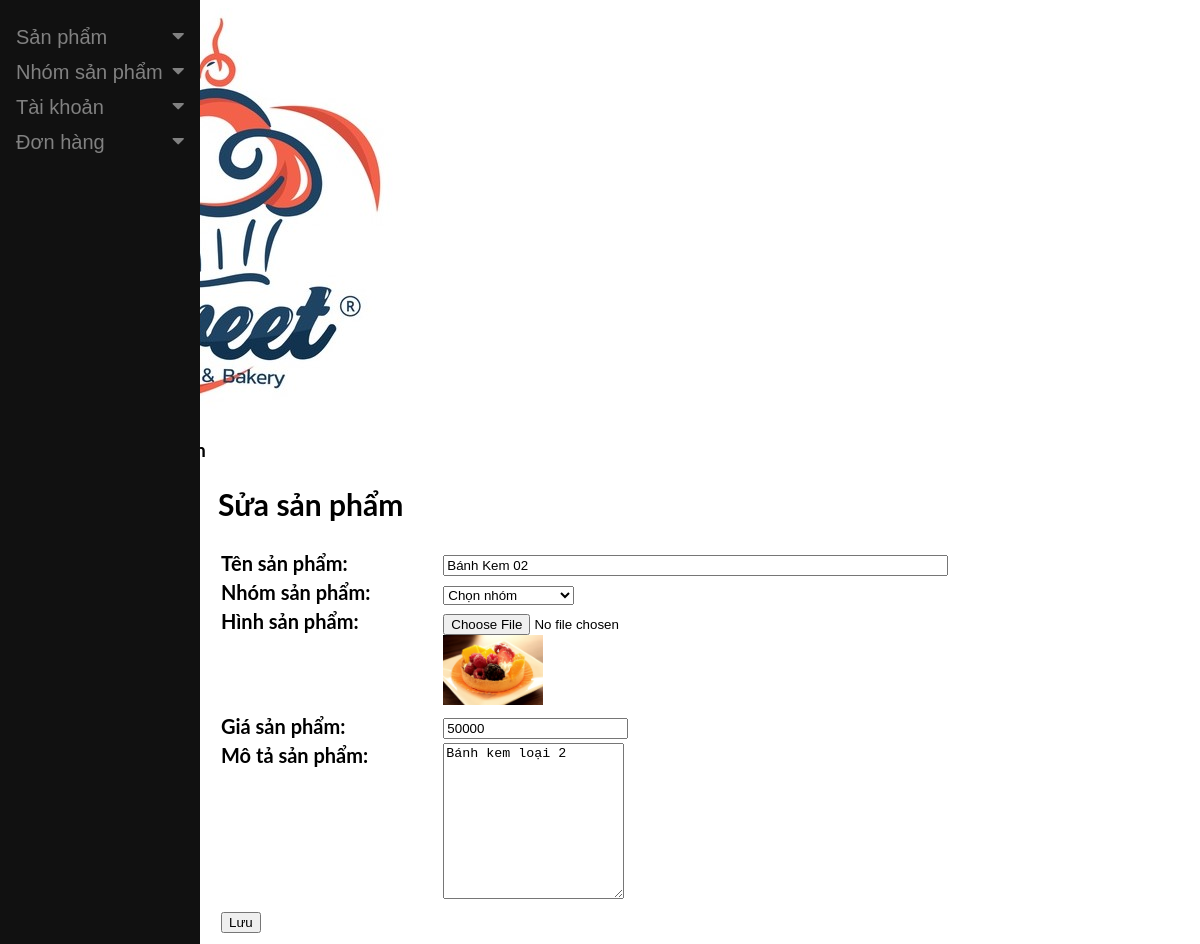
The app's page /test_admin/index.php?action=edit_pro&product_id=B002 with its own data.
### tables this page shows
CREATE TABLE `hanghoa` (
  `MSHH` varchar(5) NOT NULL,
  `TenHH` varchar(50) NOT NULL,
  `Gia` int(11) NOT NULL,
  `SoLuongHang` tinyint(4) NOT NULL,
  `MaNhom` varchar(5) DEFAULT NULL,
  `Hinh` varchar(50) NOT NULL,
  `MoTaHH` varchar(200) DEFAULT NULL
);

### admin/includes/edit_product.php (the view, shortened to what this page needs)
<?php
$edit_product = mysqli_query($con, "select * from hanghoa where MSHH='$_GET[product_id]' ");
$fetch_edit = mysqli_fetch_array($edit_product);
?>
<div class="form_box">
    <h2>Sửa sản phẩm</h2>
    <form action="" method="post" enctype="multipart/form-data">
        <table align="center" width="100%">
            <tr>
                <td><b>Tên sản phẩm:</b></td>
                <td><input type="text" name="product_title" value="<?php echo $fetch_edit['TenHH'];  ?>" size="60"
                        required /></td>
            </tr>
            <tr>
                <td><b>Nhóm sản phẩm:</b></td>
                <td>
                    <select name="product_cat">
                        <option>Chọn nhóm</option>
                    </select>
                </td>
            </tr>
            <tr>
                <td valign="top"><b>Hình sản phẩm: </b></td>
                <td>
                    <input type="file" name="product_image" />
                    <div class="edit_image">
                        <img src="product_images/<?php echo $fetch_edit['Hinh']; ?>" width="100" height="70" />
                    </div>
                </td>
            </tr>
            <tr>
                <td><b>Giá sản phẩm: </b></td>
                <td><input type="text" name="product_price" value="<?php echo $fetch_edit['Gia']; ?>" required /></td>
            </tr>
            <tr>
                <td valign="top"><b>Mô tả sản phẩm:</b></td>
                <td><textarea name="product_desc" rows="10"><?php echo $fetch_edit['MoTaHH']; ?></textarea></td>
            </tr>
            <tr>
                <td colspan="5" class="text-center"><input class="btn btn-primary btn-submit" type="submit"
                        name="edit_product" value="Lưu" /></td>
            </tr>
        </table>
    </form>
</div>

### test_admin/index.php (style rules this page uses)
body { font-family: "Lato", sans-serif; }

### records on screen
hanghoa: product_title "Bánh Kem 02", Hinh (picture), product_price "50000", product_desc "Bánh kem loại 2"
